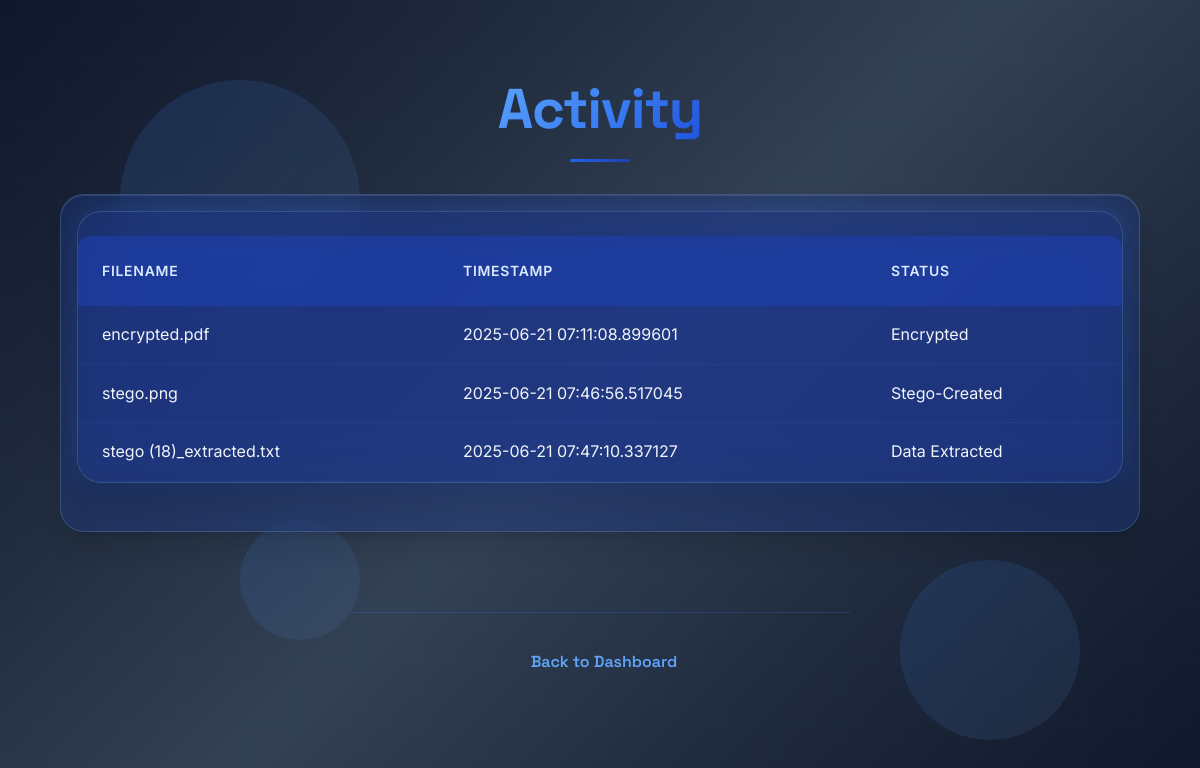
The app's page /activity (signed in) with its own data.
### app.py (models this page shows)
class Activity(db.Model):
    id = db.Column(db.Integer, primary_key=True)
    user_id = db.Column(db.Integer, db.ForeignKey('user.id'), nullable=False)
    filename = db.Column(db.String(120), nullable=False)
    timestamp = db.Column(db.DateTime, nullable=False)
    status = db.Column(db.String(20), nullable=False)

### app.py (the view)
@app.route('/activity')
@login_required
def activity():
    activities = Activity.query.filter_by(user_id=current_user.id).all()
    return render_template('activity.html', activities=activities)

### app.py (called while the page is built)
@login_manager.user_loader
def load_user(user_id):
    return User.query.get(int(user_id))

### templates/activity.html (shortened to what this page needs)
<!DOCTYPE html>
<html lang="en">
<head>
    <link rel="stylesheet" href="{{ url_for('static', filename='style.css') }}">
</head>
<body>
    <div class="floating-orb orb-1"></div>
    <div class="floating-orb orb-2"></div>
    <div class="floating-orb orb-3"></div>
    <h1>Activity</h1>
    <div class="container">
        <div class="activity-table-wrapper">
            <table class="activity-table">
                <thead>
                    <tr>
                        <th>Filename</th>
                        <th>Timestamp</th>
                        <th>Status</th>
                    </tr>
                </thead>
                <tbody>
                    {% for activity in activities %}
                    <tr>
                        <td>{{ activity.filename }}</td>
                        <td>{{ activity.timestamp }}</td>
                        <td>{{ activity.status }}</td>
                    </tr>
                    {% endfor %}
                </tbody>
            </table>
        </div>
    </div>
    <div class="navigation">
        <a href="{{ url_for('dashboard') }}" class="nav-link">Back to Dashboard</a>
    </div>
</body>
</html>

### templates/activity.html (style rules this page uses)
* { margin: 0; padding: 0; box-sizing: border-box; }
html { height: 100%; font-size: clamp(14px, 2vw, 16px); }
body { font-family: 'Inter', sans-serif; background: linear-gradient(135deg, #0f172a 0%, #1e293b 25%, #334155 50%, #1e293b 75%, #0f172a 100%); background-color: #0f172a; min-height: 100vh; min-height: -webkit-fill-available; display: flex; flex-direction: column; align-items: center; position: relative; overflow: hidden; -webkit-transform: translateZ(0); transform: translateZ(0); padding: clamp(1rem, 3vw, 2rem); color: #f1f5f9; }
body::before { content: ''; position: fixed; top: 0; left: 0; width: 100%; height: 100%; background-image: linear-gradient(rgba(59, 130, 246, 0.03) 1px, transparent 1px), linear-gradient(90deg, rgba(59, 130, 246, 0.03) 1px, transparent 1px); background-size: clamp(40px, 6vw, 60px) clamp(40px, 6vw, 60px); animation: grid-move 20s linear infinite; z-index: -3; }
.floating-orb { position: fixed; border-radius: 50%; background: linear-gradient(135deg, rgba(59, 130, 246, 0.15), rgba(147, 197, 253, 0.08)); backdrop-filter: blur(30px); -webkit-backdrop-filter: blur(30px); animation: float 12s ease-in-out infinite; z-index: -2; }
.orb-1 { width: clamp(120px, 20vw, 250px); height: clamp(120px, 20vw, 250px); top: 10%; left: 10%; animation-delay: 0s; }
.orb-2 { width: clamp(80px, 15vw, 180px); height: clamp(80px, 15vw, 180px); top: 70%; right: 10%; animation-delay: 4s; }
.orb-3 { width: clamp(60px, 10vw, 120px); height: clamp(60px, 10vw, 120px); bottom: 20%; left: 20%; animation-delay: 8s; }
h1 { font-family: 'Space Grotesk', sans-serif; font-size: clamp(2rem, 6vw, 3.5rem); font-weight: 700; background: linear-gradient(135deg, #60a5fa 0%, #3b82f6 50%, #1d4ed8 100%); -webkit-background-clip: text; -webkit-text-fill-color: transparent; background-clip: text; margin: clamp(1rem, 4vw, 2rem) 0 clamp(1.5rem, 4vw, 2.5rem); text-align: center; animation: text-glow 3s ease-in-out infinite alternate; }
.container { width: 100%; max-width: clamp(800px, 90vw, 1200px); margin: 0 auto clamp(2rem, 5vw, 3rem); padding: clamp(0.5rem, 2vw, 1rem); position: relative; z-index: 1; }
.activity-table-wrapper { background: rgba(30, 58, 138, 0.3); backdrop-filter: blur(25px); -webkit-backdrop-filter: blur(25px); border: 1px solid rgba(147, 197, 253, 0.2); border-radius: clamp(1rem, 4vw, 1.5rem); overflow: hidden; box-shadow: 0 20px 25px -5px rgb(0 0 0 / 0.1), 0 8px 10px -6px rgb(0 0 0 / 0.1), 0 0 25px rgba(59, 130, 246, 0.2); transition: all 0.4s cubic-bezier(0.4, 0, 0.2, 1); margin-bottom: clamp(1.5rem, 4vw, 2rem); position: relative; overflow: hidden; }
.activity-table-wrapper::before { content: ''; position: absolute; top: -2px; left: -2px; right: -2px; bottom: -2px; background: conic-gradient( from 0deg, transparent, rgba(59, 130, 246, 0.3), transparent, rgba(147, 197, 253, 0.3), transparent ); border-radius: inherit; animation: rotate-border 8s linear infinite; z-index: -1; opacity: 0; transition: opacity 0.3s ease; }
.activity-table { width: 100%; border-collapse: separate; border-spacing: 0; background: transparent; }
.activity-table th { background: rgba(30, 64, 175, 0.6); color: #dbeafe; font-weight: 600; font-size: clamp(0.75rem, 2vw, 0.875rem); text-transform: uppercase; letter-spacing: 0.05em; padding: clamp(0.75rem, 2vw, 1.5rem); text-align: left; border: none; }
.activity-table td { padding: clamp(0.75rem, 2vw, 1rem) clamp(1rem, 3vw, 1.5rem); color: #f1f5f9; font-weight: 400; border: none; border-bottom: 1px solid rgba(59, 130, 246, 0.1); background: transparent; }
.activity-table tbody tr { background: transparent; transition: all 0.3s cubic-bezier(0.4, 0, 0.2, 1); }
.navigation { text-align: center; margin-top: clamp(1rem, 3vw, 2rem); padding-top: clamp(1rem, 3vw, 1.5rem); border-top: 1px solid rgba(59, 130, 246, 0.2); width: 100%; max-width: clamp(300px, 80vw, 500px); }
.nav-link { color: #60a5fa; text-decoration: none; font-weight: 600; font-family: 'Space Grotesk', sans-serif; transition: all 0.3s ease; position: relative; margin-left: clamp(0.25rem, 1vw, 0.5rem); font-size: clamp(0.9rem, 2vw, 1rem); }
.nav-link::after { content: ''; position: absolute; bottom: -2px; left: 0; width: 0; height: 2px; background: linear-gradient(135deg, #60a5fa, #3b82f6); transition: width 0.3s ease; }

### records on screen
Activity: filename "encrypted.pdf", timestamp "2025-06-21 07:11:08.899601", status "Encrypted"
Activity: filename "stego.png", timestamp "2025-06-21 07:46:56.517045", status "Stego-Created"
Activity: filename "stego (18)_extracted.txt", timestamp "2025-06-21 07:47:10.337127", status "Data Extracted"
